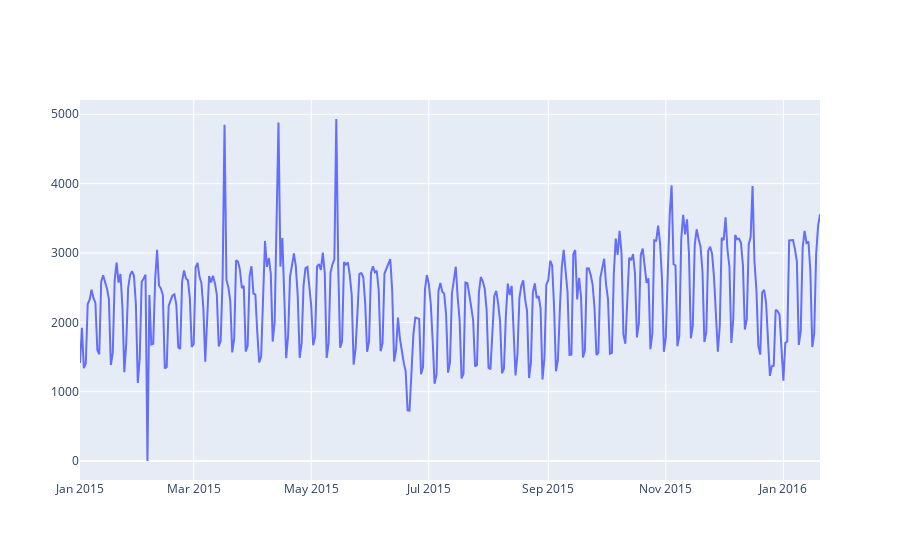

The notebook cell saved with this chart:
### Code cell
#Временной ряд - график
plotly_df(data.set_index("date")[["count"]])

### Figure 1 — Plotly figure (JSON) as saved in the notebook; plotly's stock layout.template omitted (floating-point values rounded to 4 significant figures; data arrays with more than 128 entries replaced by an {"elided": "..."} marker saying what was removed)
{"data": [{"mode": "lines", "name": "count", "type": "scatter", "x": {"elided": "384 str values"}, "y": {"elided": "384 int values"}}], "layout": {"title": {"text": ""}}}
